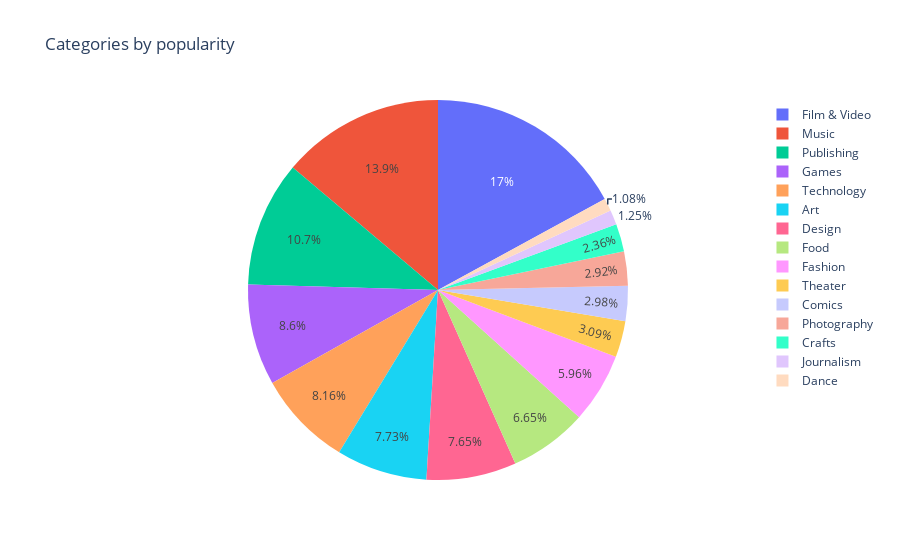

The notebook cell this image was saved under:
### Code cell
px.pie(df, names = df.main_category.value_counts().index, values = df.main_category.value_counts().values,
      title = 'Categories by popularity')

### Figure 1 — Plotly figure (JSON) as saved in the notebook; plotly's stock layout.template omitted (floating-point values rounded to 4 significant figures)
{"data": [{"domain": {"x": [0, 1], "y": [0, 1]}, "hovertemplate": "label=%{label}<br>value=%{value}<extra></extra>", "labels": ["Film & Video", "Music", "Publishing", "Games", "Technology", "Art", "Design", "Food", "Fashion", "Theater", "Comics", "Photography", "Crafts", "Journalism", "Dance"], "legendgroup": "", "name": "", "showlegend": true, "type": "pie", "values": [56527, 45949, 35445, 28521, 27050, 25641, 25364, 22054, 19775, 10242, 9878, 9689, 7818, 4149, 3573]}], "layout": {"legend": {"tracegroupgap": 0}, "title": {"text": "Categories by popularity"}}}
